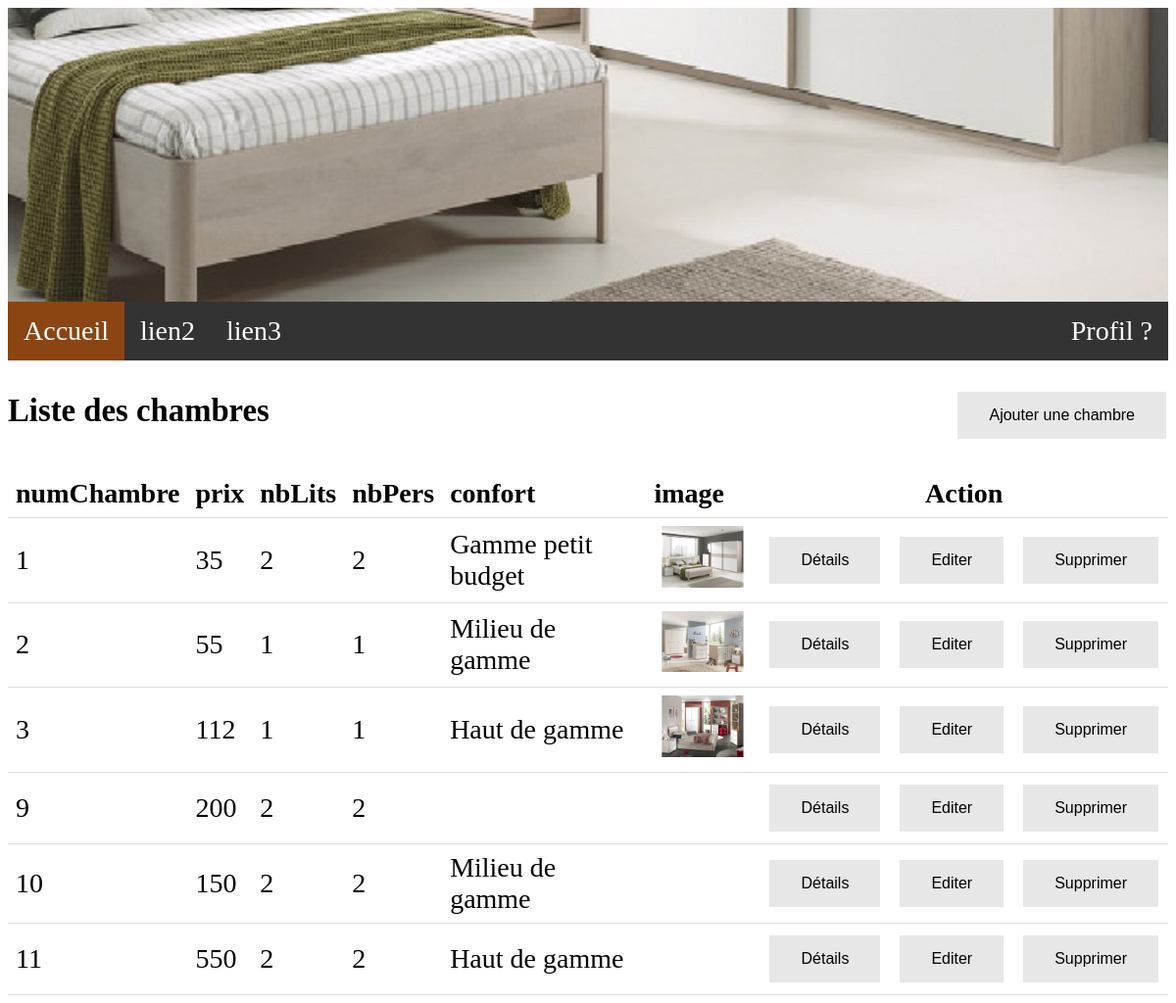
The page /admin/02_select.php on the database its author committed.
### tables this page shows
CREATE TABLE `chambre` (
  `numChambre` int(11) NOT NULL,
  `prix` int(11) DEFAULT NULL,
  `nbLits` int(11) DEFAULT NULL,
  `nbPers` int(11) DEFAULT NULL,
  `confort` varchar(255) DEFAULT NULL,
  `image` varchar(255) DEFAULT NULL,
  `description` varchar(255) DEFAULT NULL
);

### admin/02_select.php (the view, shortened to what this page needs)
<?php
require_once('../01_connection.php');
require_once('../partials/header.php');
if($connect) {
    $sql = "SELECT * FROM chambre";
    $res = mysqli_query($connect,$sql);
}
?>
<p style="Float: right;">
    <a href="04_ajouter.php">
        <button class="button button4">Ajouter une chambre</button>
    </a>
</p>
<h3>Liste des chambres</h3>
<table>
    <thead>
        <tr>
            <th>numChambre</th>
            <th>prix</th>
            <th>nbLits</th>
            <th>nbPers</th>
            <th>confort</th>
            <th>image</th>
            <th style="text-align:center;" colspan="3">Action</th>
        </tr>
    </thead>
    <tbody>
    <?php
    if($res)
    {
        while($rows = mysqli_fetch_assoc($res))
        {
    ?>
        <tr>
            <td><?=$rows['numChambre']; ?></td>
            <td><?=$rows['prix']; ?></td>
            <td><?=$rows['nbLits']; ?></td>
            <td><?=$rows['nbPers']; ?></td>
            <td><?=$rows['confort']; ?></td>
            <td> <img src="../img/<?=$rows['image']; ?>" alt="" width="100"></td>
            <td>
                <a href="03_detail.php?numChambre=<?=$rows['numChambre']; ?>">
                    <button class="button button4">Détails</button>
                </a>
            </td>
            <td>
                <a href="05_editer.php?numChambre=<?=$rows['numChambre']; ?>">
                    <button class="button button4">Editer</button>
                </a>
            </td>
            <td>
                <a
                    onclick="return confirm('Êtes-vous sur de vouloir supprimer ?')"
                    href="06_supprimer.php?numChambre=<?=$rows['numChambre']; ?>">
                    <button class="button button4">Supprimer</button>
                </a>
            </td>
        </tr>
    <?php
        }
    }
    ?>
    </tbody>
</table>

### partials/header.php (shortened to what this page needs)
<!DOCTYPE html>
<html lang="en">
<head>
</head>
<body>
        <div class="imgHeader">
        </div>
        <ul>
                <li><a class="accueil" href="<?php ROOT; ?>index.php">Accueil</a></li>
                <li><a href="#lien2">lien2</a></li>
                <li><a href="#lien3">lien3</a></li>
                <li style="float:right">
                        <a href="#lien4">
                                <?php
                                if(isset($_SESSION['user'])) {
                                        echo $_SESSION['user']['login'];
                                }else{
                                        echo 'Profil ?';
                                }
                                ?>
                        </a>
                </li>
        </ul>

### partials/header.php (style rules this page uses)
.imgHeader { background-image: url(../img/ch2b.jpg); background-position: right bottom, left top; background-repeat: no-repeat, repeat; height:300px; }
body { font-size: 28px; }
ul { list-style-type: none; margin: 0; padding: 0; overflow: hidden; background-color: #333; position: -webkit-sticky; position: sticky; top: 0; }
li { float: left; }
li a { display: block; color: white; text-align: center; padding: 14px 16px; text-decoration: none; }
.accueil { background-color: #8B4513; }
table { border-collapse: collapse; width: 100%; }
th, td { padding: 8px; text-align: left; border-bottom: 1px solid #ddd; }
.button { background-color: #4CAF50; border: none; color: white; padding: 15px 32px; text-align: center; text-decoration: none; display: inline-block; font-size: 16px; margin: 4px 2px; cursor: pointer; }
.button4 { background-color: #e7e7e7; color: black; }

### rows shown on the page
chambre: numChambre "1", prix "35", nbLits "2", nbPers "2", confort "Gamme petit budget", image (picture)
chambre: numChambre "2", prix "55", nbLits "1", nbPers "1", confort "Milieu de gamme", image (picture)
chambre: numChambre "3", prix "112", nbLits "1", nbPers "1", confort "Haut de gamme", image (picture)
chambre: numChambre "9", prix "200", nbLits "2", nbPers "2"
chambre: numChambre "10", prix "150", nbLits "2", nbPers "2", confort "Milieu de gamme"
chambre: numChambre "11", prix "550", nbLits "2", nbPers "2", confort "Haut de gamme"
